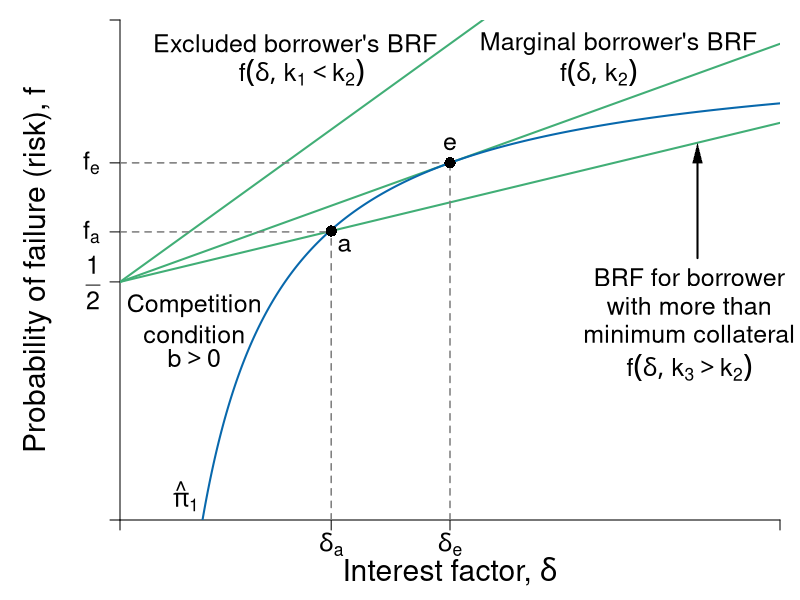

Write the R code that produced this figure.
#Authors: Bowles and Halliday
#Title: Coordination, Conflict and Competition: A Text in Microeconomics

library(shape)
pdf(file = "credit/non_contractual_equity_new.pdf", width = 8, height = 6)

#Set parameters for graphics
pointsize <- 1.8
axislabelsize <- 1.8
labelsize <- 1.5
namesize <- 1.8
annotatesize <- 1.5
graphlinewidth <- 2
segmentlinewidth <- 1.5

COL <- c("#7fc97f", "#beaed4", "#fdc086", "#ffff99", "#386cb0", "#f0027f", "#bf5b17", "#666666")
COLA <- c("#e0f3db", "#99d8c9","#66c2a4","#41ae76", "#238b45", "#005824")
COLB <- c("#c6dbef", "#4eb3d3", "#2b8cbe", "#0868ac","#084081")
COLC <- c("#fcfbfd", "#efedf5", "#dadaeb", "#bcbddc", "#9e9ac8", "#807dba", "#6a51a3", "#54278f", "#3f007d")
grays <- gray.colors(25, start = 1, end = 0, alpha = 1)

#Edited the margins to cater for the larger LHS labels
par(mar =  c(4, 6, 1, 1))

brfFn <- function(delta, mu = 1, k = 1) {
  .5 + (delta / (2 * mu)) * (1 - k)
}

PCFn <- function(delta, mu = 1) {
  delta/mu
}

isoreturnFn <- function(delta, pi=0.125) {
  1 - (pi)/delta
}

yFn <- function(d1, f1, mu = 1){
  mu*f1*(1 - f1) - d1*(1 - f1)
}

ylow <- function(delta, mu = 1, ybar = 0.0625){
  (-sqrt(delta^2 - 2*delta*mu + mu^2 - 4*mu*ybar) + delta + mu)/(2*mu)
}

yhigh <- function(delta, mu = 1, ybar = 0.0625){
  (sqrt(delta^2 - 2*delta*mu + mu^2 - 4*mu*ybar) + delta + mu)/(2*mu)
}

xlims <- c(0, 2)
ylims <- c(0, 1.05)

npts <- 501 
d1 <- seq(xlims[1], xlims[2], length.out = npts)
f1 <- seq(ylims[1], ylims[2], length.out = npts) 
a <- c(0.0625)

plot(0, 0, xlim = xlims, ylim = ylims, type = "n",
     xlab = expression(paste("")),
     ylab = expression(paste("")), 
     xaxt = "n", 
     yaxt = "n", 
     cex.lab = axislabelsize, 
     bty = "n", 
     xaxs = "i", 
     yaxs = "i"
)


ticksy <- c(ylims[1], 0.5, 0.605, 0.75, ylims[2])
ylabels <- c(NA, expression(paste(frac(1,2))), expression(paste(f[a])), expression(paste(f[e])), NA)
ticksx <- c(xlims[1], 0.64, 1, xlims[2])
xlabels <- c(NA, expression(paste(delta[a])),expression(paste(delta[e])), NA)
#xlabels <- c(NA, expression(paste(delta[1](k[3]))),expression(paste(delta[2](k[2]))), expression(paste(delta[3](k[3]))), NA)

axis(1, at = ticksx, pos = 0, labels = xlabels, cex.axis = labelsize)
axis(2, at = ticksy, pos = 0, labels = ylabels, las = 1, cex.axis = labelsize)

npts <- 503 
xx1 <- seq(xlims[1], xlims[2], length.out = npts)

#Draw the graphs
lines(xx1, brfFn(xx1, k = 0), col = COLA[4], lwd = graphlinewidth)
lines(xx1, brfFn(xx1, k = 0.5), col = COLA[4], lwd = graphlinewidth)
lines(xx1, brfFn(xx1, k = 0.666), col = COLA[4], lwd = graphlinewidth)
lines(xx1, isoreturnFn(xx1, pi = 0.25), col = COLB[4], lwd = graphlinewidth)
#lines(xx1, isoreturnFn(xx1, pi = 0.375), col = COLB[4], lwd = graphlinewidth)


#Axis labels
mtext(expression(paste("Interest factor, ", delta)), side = 1, line = 2.5, cex = axislabelsize)
text(-0.25, 0.5*(ylims[2]), expression(paste("Probability of failure (risk), ", f)), xpd = TRUE, cex = axislabelsize, srt = 90) 

segments(0, 0.605, 0.64, 0.605, lty = 2, col = grays[20] , lwd = segmentlinewidth)
segments(0, 0.75, 1, 0.75, lty = 2, col = grays[20] , lwd = segmentlinewidth)
# segments(1.5, 0, 1.5, brfFn(delta = 1.5, k = 0.666), lty = 2, col = grays[20] , lwd = segmentlinewidth)
# points(1.5, brfFn(1.5, k = 0.666), pch = 16, col = "black", cex = 1.5)
# text(1.5 + 0.04, brfFn(1.5, k = 0.666) - 0.03, expression(paste(b)), cex = labelsize)

segments(1, 0, 1, brfFn(delta = 1, k = 0.5), lty = 2, col = grays[20] , lwd = segmentlinewidth)
points(1, brfFn(1, k = 0.5), pch = 16, col = "black", cex = 1.5)
text(1, brfFn(1, k = 0.5) + 0.04, expression(paste(e)), cex = labelsize)

segments(0.64, 0, 0.64, brfFn(delta = 0.64, k = 0.666), lty = 2, col = grays[20] , lwd = segmentlinewidth)
points(0.64, brfFn(0.64, k = 0.666), pch = 16, col = "black", cex = 1.5)
text(0.64 + 0.04, brfFn(0.64, k = 0.666) - 0.03, expression(paste(a)), cex = labelsize)


text(0.53, 1, expression(paste("Excluded borrower's BRF")), cex = labelsize, xpd = TRUE)
text(0.55, 0.94, expression(paste(f(delta, k[1] < k[2]))), cex = labelsize)

text(1.51, 1, expression(paste("Marginal borrower's BRF")), cex = labelsize, xpd = TRUE)
text(1.45, 0.94, expression(paste(f(delta, k[2]))), cex = labelsize)


text(1.725, 0.51, expression(paste("BRF for borrower")), cex = labelsize, xpd = TRUE)
text(1.725, 0.45, expression(paste("with more than")), cex = labelsize, xpd = TRUE)
text(1.725, 0.39, expression(paste("minimum collateral")), cex = labelsize, xpd = TRUE)
text(1.725, 0.32, expression(paste(f(delta, k[3] > k[2]))), cex = labelsize, xpd = TRUE)
Arrows(1.75, 0.55, 1.75, 0.77, col = "black", lty = 1, lwd = 2, arr.type = "triangle", arr.lwd = 0.5)

#text(0.825, 0.425, expression(paste(hat(pi) > 0)), cex = labelsize)

text(0.225, 0.45, expression(paste("Competition")), cex = labelsize)
text(0.225, 0.39, expression(paste("condition")), cex = labelsize)
text(0.225, 0.34, expression(paste(b > 0)), cex = labelsize)


text(0.2, 0.05, expression(paste(hat(pi)[1])), cex = labelsize)
#text(0.34, 0.05, expression(paste(hat(pi)[1])), cex = labelsize)


dev.off()
